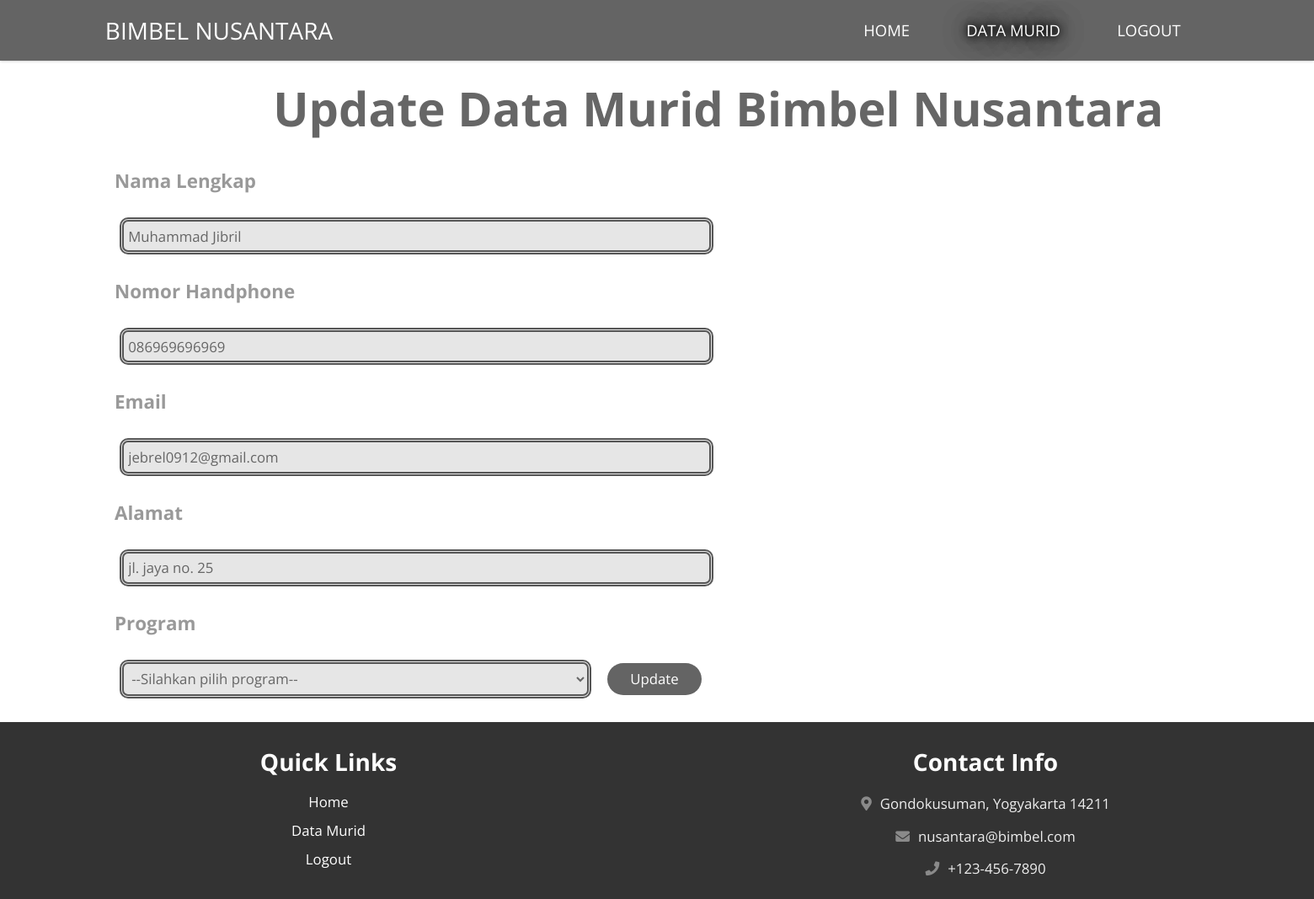
The page /edit.php?edit=2 (signed in) on the database its author committed.
### tables this page shows
CREATE TABLE `murid` (
  `idMurid` int(10) UNSIGNED NOT NULL,
  `nama` varchar(50) NOT NULL,
  `noHP` varchar(15) NOT NULL,
  `email` varchar(50) NOT NULL,
  `alamat` varchar(50) NOT NULL,
  `waktuPendaftaran` datetime NOT NULL,
  `password` varchar(20) DEFAULT NULL,
  `idProgram` int(10) UNSIGNED DEFAULT NULL,
  `idPembayaran` int(10) UNSIGNED DEFAULT NULL
);

### edit.php (the view, shortened to what this page needs)
<?php
    require('db.php');
    $idMurid = $_GET['edit'];
    $result = mysqli_query($con,"select * from murid where idMurid = $idMurid");
    while($dataMurid = mysqli_fetch_array($result)) {
        $nama = $dataMurid['nama'];
        $noHP = $dataMurid['noHP'];
        $email = $dataMurid['email'];
        $alamat = $dataMurid['alamat'];
        $idProgram = $dataMurid['idProgram'];
    }
?>
<!DOCTYPE html>
<html>
<head>
        <link rel="stylesheet" href="https://cdnjs.cloudflare.com/ajax/libs/font-awesome/5.15.2/css/all.min.css">
        <link rel="stylesheet" href="css/style.css"/>
</head>
<body>
<header>
    <a href="index.php" class="logo"></i>BIMBEL NUSANTARA</a>
    <nav class="navbar">
        <ul>
            <li><a href="#home">HOME</a></li>
            <li><a class="active" href="data_murid.php">DATA MURID</a></li>
            <li><a href="logout.php">LOGOUT</a></li>
        </ul>
    </nav>
</header>
        <section class="body-reg">
            <form class="register" action="" method="post">
                <h2 class="body-title">Update Data Murid Bimbel Nusantara</h2>
                <p class="register-title"><strong>Nama Lengkap</strong></p>
                <input type="text" class="register-input" name="nama" value="<?php echo $nama?>" required/>
                <p class="register-title"><strong>Nomor Handphone</strong></p>
                <input type="text" class="register-input" name="noHP" value="<?php echo $noHP?>" required/>
                <p class="register-title"><strong>Email</strong></p>
                <input type="text" class="register-input" name="email" value="<?php echo $email?>" required/>
                <p class="register-title"><strong>Alamat</strong></p>
                <input type="text" class="register-input" name="alamat" value="<?php echo $alamat?>" required/>
                <p class="register-title"><strong>Program</strong></p>
                <select name="drop-prog" value=<?php echo $idProgram?> required>
                    <option value="">--Silahkan pilih program--</option>
                </select>
                <input type="submit" class="button-reg" name="update" value="Update"/>
            </form>
        </section>
        <div class="footer">
            <div class="box-container">
                <div class="box">
                    <h3>Quick Links</h3>
                    <a href="#home">Home</a>
                    <a href="data_murid.php">Data Murid</a>
                    <a href="logout.php">Logout</a>
                </div>
                <div class="box">
                    <h3>Contact Info</h3>
                    <p> <i class="fa fa-map-marker-alt"></i> Gondokusuman, Yogyakarta 14211 </p>
                    <p> <i class="fa fa-envelope"></i> nusantara@bimbel.com </p>
                    <p> <i class="fa fa-phone"></i> +123-456-7890 </p>
                </div>
            </div>
        </div>
</body>
</html>

### css/style.css (style rules this page uses)
:root { --gradient:linear-gradient(90deg, #646464, #646464); }
* { font-family: 'Open Sans', sans-serif; margin:0; padding:0; box-sizing: border-box; border:none; outline: none; text-decoration: none; transition: all .2s linear; background-color: ; }
html { font-size: 70%; overflow-x: hidden; }
section { min-height: 100vh; padding:1rem 8%; padding-top:6rem; }
header { width: 100%; display: flex; align-items: center; justify-content: space-between; position: fixed; top:0; left: 0; z-index: 1000; padding:1.5rem 8%; background:var(--gradient); box-shadow: 0 .1rem .3rem rgba(0,0,0,.3); }
header .logo { color:#fff; font-size: 2.5rem; }
header .navbar ul { display: flex; align-items: center; justify-content: center; list-style: none; }
header .navbar ul li { margin:0 3rem; }
header .navbar ul li a { font-size: 1.65rem; color:#fff; }
header .navbar ul li a.active, header .navbar ul li a:hover { color:rgb(255, 255, 255); text-shadow: 0px 0px 30px rgb(0, 0, 0),0px 0px 30px rgb(0, 0, 0),0px 0px 10px #000000,0px 0px 10px #000000; }
.footer { background:#333; }
.footer .box-container { display: flex; justify-content: center; flex-wrap: wrap; }
.footer .box-container .box { margin:1.5rem; text-align: center; flex:1 1 25rem; }
.footer .box-container .box h3 { font-size: 2.5rem; color:#fff; padding:1rem 0; }
.footer .box-container .box p { font-size: 1.5rem; color:#eee; padding:.7rem 0; }
.footer .box-container .box p i { padding-right: .5rem; color:#8a8a8a; }
.footer .box-container .box a { font-size: 1.5rem; display: block; padding:.5rem 0; color:rgb(255, 255, 255); }
.body-reg { display: flex; align-items: left; justify-content: center; flex-flow: column; position: relative; text-align: left; }
.body-reg .register h2 { font-size: 5rem; color:#666; width: 130rem; padding:2rem; text-align: center; }
.body-reg .register p { font-size: 2rem; color:#999; padding:0rem; width:50rem; }
.body-reg .register .register-title { display: flex; align-items: flex-start; justify-content: left; flex-wrap: wrap; }
.body-reg .register .register-title { width:55rem; position: relative; margin:1rem; }
.body-reg .register .register-input { border-radius: 10px; margin:1.5rem; width:63rem; padding:0.5rem; border: .5rem double rgba(0, 0, 0, 0.623); color:#666; font-size: 1.5rem; background-color: #e6e6e6; }
select { border-radius: 10px; margin:1.5rem; width:50rem; padding:0.5rem; border: .5rem double rgba(0, 0, 0, 0.623); color:#666; font-size: 1.5rem; background-color: #e6e6e6; }
.button-reg { padding:.7rem 2.4rem; font-size: 1.5rem; color:#fff; background:var(--gradient); border-radius: 5rem; margin-top: 1.1rem; cursor: pointer; position: relative; overflow: hidden; z-index: 0; }
.button-reg::before { content: ''; position: absolute; top:-1rem; left:-100%; background:#fff9; height:150%; width:20%; transform: rotate(25deg); z-index: -1; }

### rows shown on the page
murid: nama "Muhammad Jibril", noHP "086969696969", email "jebrel0912@gmail.com", alamat "jl. jaya no. 25"
